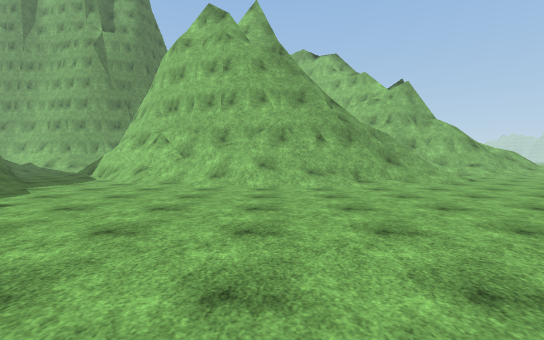
View 1 (above)

19 first-person views from a walk through a 3-D level made in the Unity game engine. The camera is 1.3 m above the floor, tilts 2° down and sees 85° across. The floor is counted in squares, 2 m on a side. Each view is taken from the middle of a square. On the plan, view 1 faces up. The plan holds only what a view shows up to about 9 squares ahead; the rest is blank. The place goes on beyond the plan. Surface patterns are stand-ins for the level's own textures.

View 2
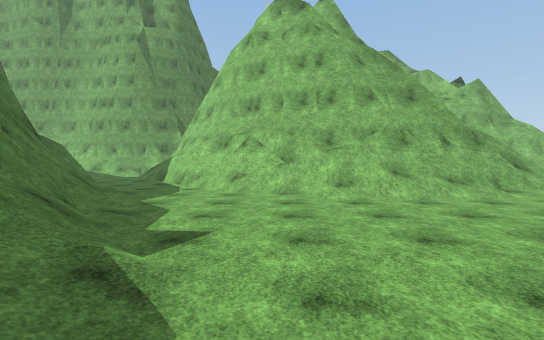

View 3
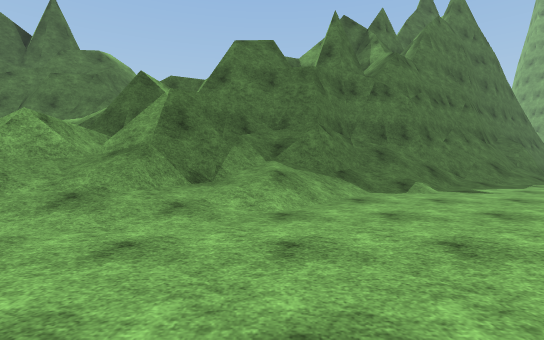

View 4
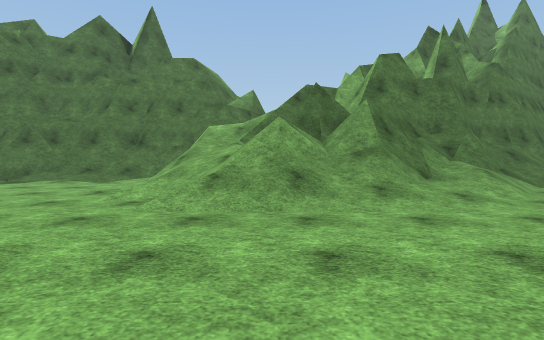

View 5
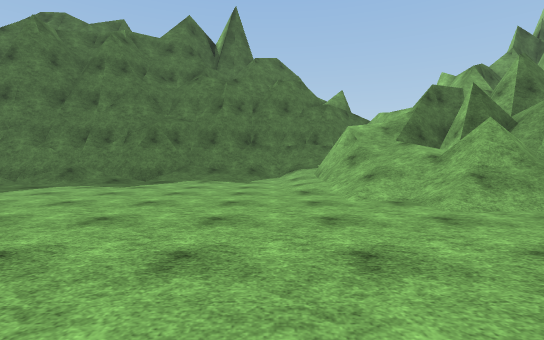

View 6
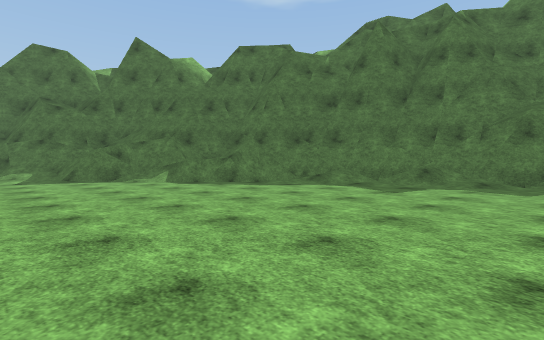

View 7
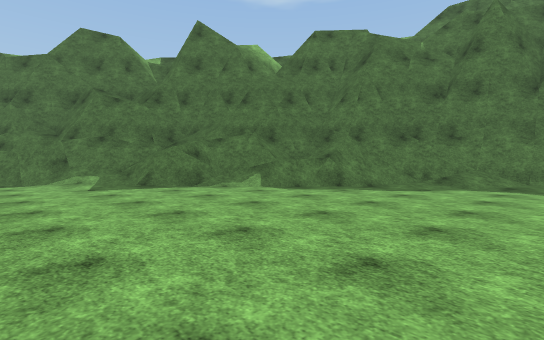

View 8
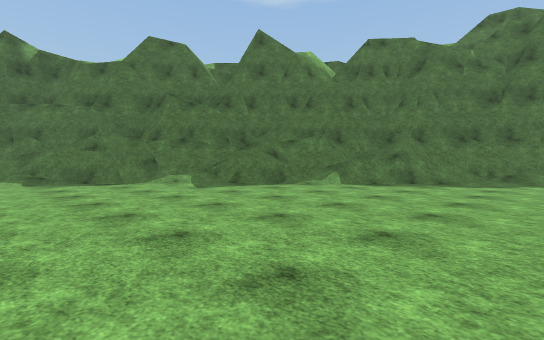

View 9
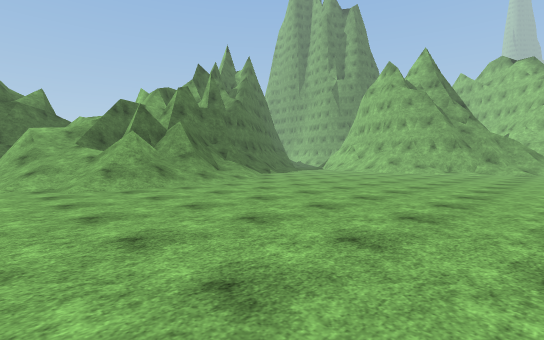

View 10
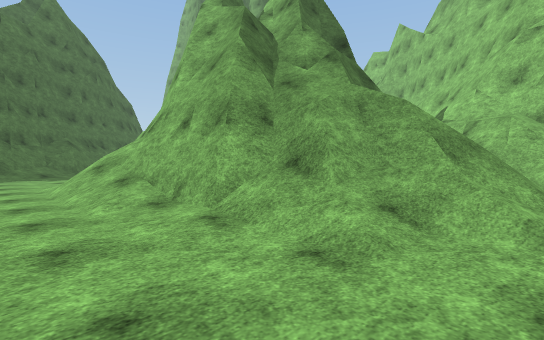

View 11
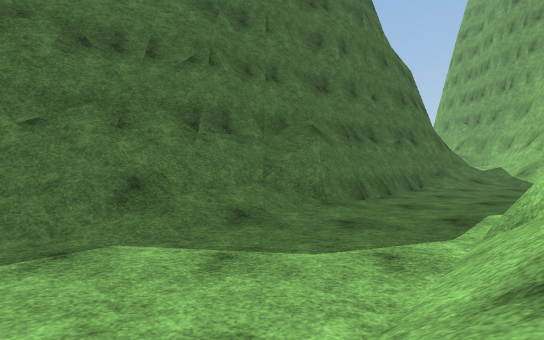

View 12
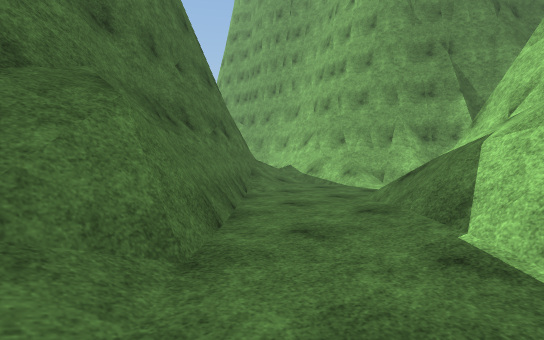

View 13
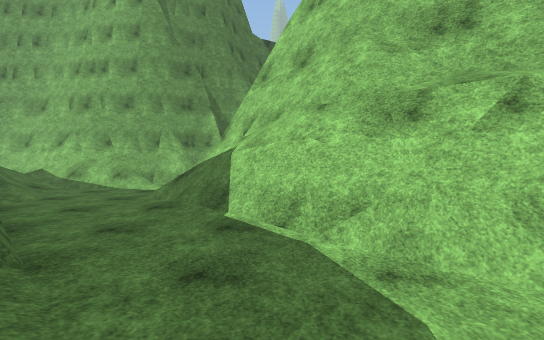

View 14
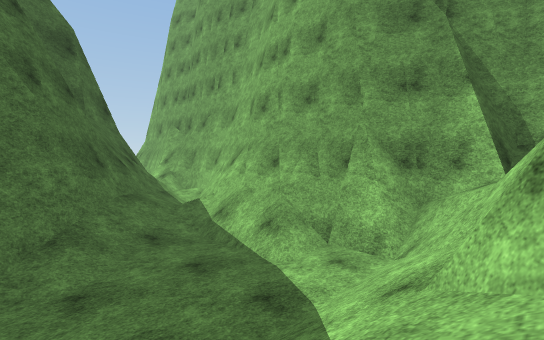

View 15
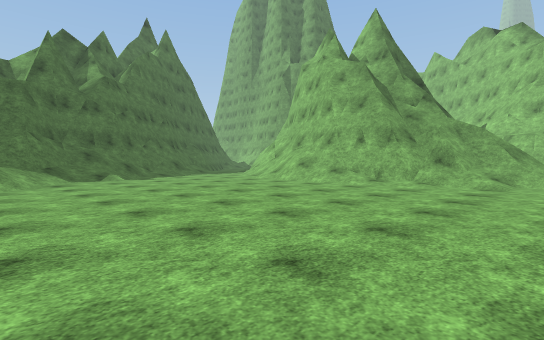

View 16
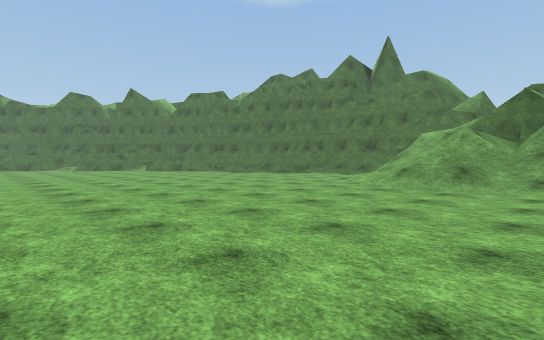

View 17
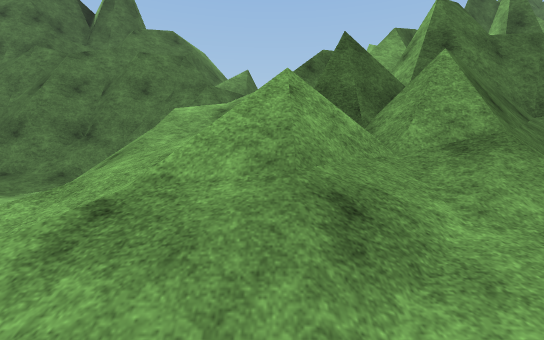

View 18
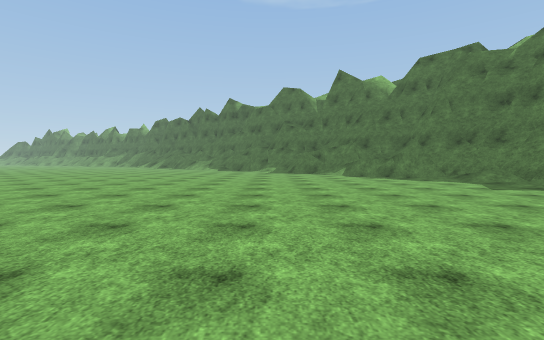

View 19
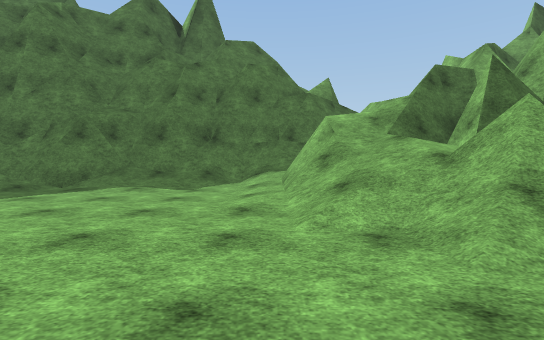

### Floor plan
Key: @ floor where view 1 was taken; # wall or solid block; . floor; / step, stairs or slope; = window, fence, low wall or low ledge.
Columns run from 14 left of view 1 to 6 right of it. Each row starts with its distance up from view 1.
 16 =######          ###
 15 #////.##         /=##
 14 ##//../##         /=#
 13  ##/..//##       # #=
 12   ##..///#      ##  /
 11    ##../###     ###=/
 10     ##../#####  ##==/
  9      ##..//=#####=///
  8      ##/..////####//.
  7       #=/.../////....
  6       ##/............
  5        ##/...........
  4         #/...........
  3         #//..........
  2         ##/..........
  1          #=/.........
  0          #=//.@......
 -1          ##///.......
 -2          ###//.......
 -3        =####//.......
 -4         =##==/.......
 -5       # //////.......
 -6       #/##///........
 -7       #/////.........
 -8       #//............
 -9       #//............
-10       ##/............
-11        #/............
-12        ##............
-13         #/...........
-14         #/...........
-15         ##/..........
-16          #/..........
-17          ##/.........
-18          ##//........
-19           #=//.......
-20           ###//......
-21             ###/.....
-22               ##/....
-23               ##//...
-24                ##//..
-25                 #/#//

Positions as (right, up) in squares from view 1, and headings:
1: (0, 0), facing up
2: (-3, 1), facing up
3: (2, 0), facing left
4: (3, -4), facing left
5: (3, -8), facing left
6: (3, -11), facing down-left
7: (4, -14), facing down-left
8: (6, -15), facing down-left
9: (6, -7), facing up-left
10: (6, 6), facing up-left
11: (-3, 8), facing left
12: (-6, 8), facing up-left
13: (-6, 7), facing up
14: (-7, 12), facing up-left
15: (6, 0), facing up-left
16: (6, -2), facing down-left
17: (0, -4), facing left
18: (2, -7), facing down
19: (1, -7), facing left
